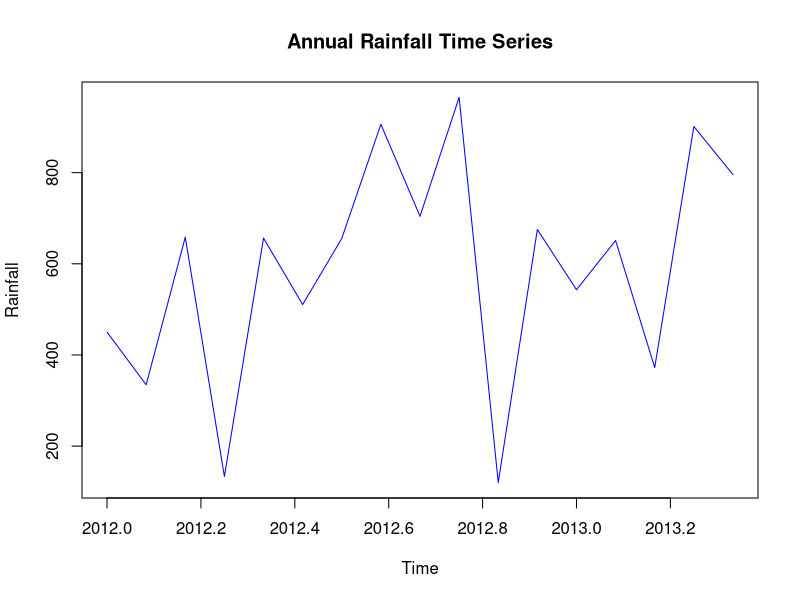

The R script that drew this image:
# Annual rainfall data
rainfall <- c(
  450.1,334.6,658.4,133.4,656.4,
  510.5,655.5,906.0,704.2,965.0,
  120.0,675.3,543.1,651.1,372.4,
  901.2,795.6
)

# Create time series
rainfall_timeseries <- ts(rainfall, start=c(2012,1), frequency=12)

# Print time series
print(rainfall_timeseries)

# Plot graph
plot(rainfall_timeseries,
     main="Annual Rainfall Time Series",
     xlab="Time",
     ylab="Rainfall",
     col="blue")
